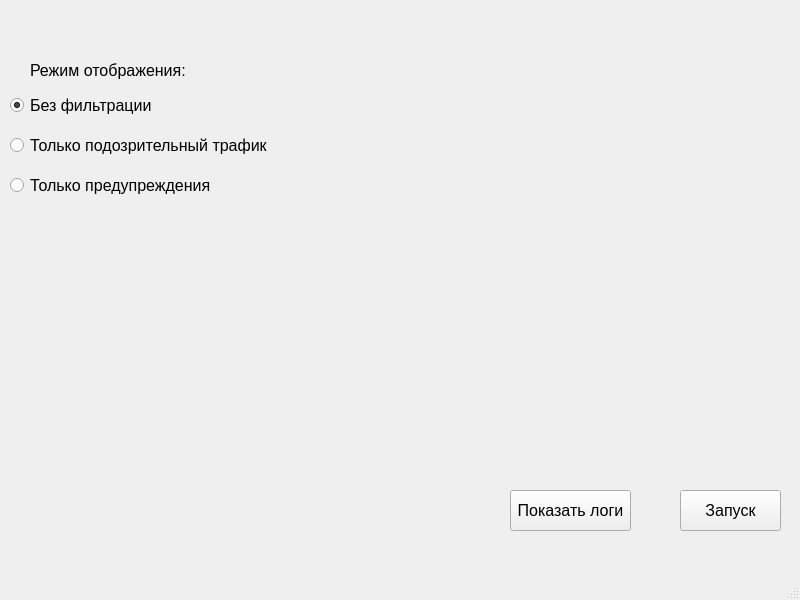
<?xml version="1.0" encoding="UTF-8"?>
<ui version="4.0">
 <class>MainWindow</class>
 <widget class="QMainWindow" name="MainWindow">
  <property name="geometry">
   <rect>
    <x>0</x>
    <y>0</y>
    <width>800</width>
    <height>600</height>
   </rect>
  </property>
  <property name="windowTitle">
   <string>MainWindow</string>
  </property>
  <widget class="QWidget" name="centralwidget">
   <widget class="QPushButton" name="pushButton">
    <property name="geometry">
     <rect>
      <x>680</x>
      <y>490</y>
      <width>101</width>
      <height>41</height>
     </rect>
    </property>
    <property name="font">
     <font>
      <pointsize>12</pointsize>
     </font>
    </property>
    <property name="text">
     <string>Запуск</string>
    </property>
   </widget>
   <widget class="QRadioButton" name="radioButton">
    <property name="geometry">
     <rect>
      <x>10</x>
      <y>90</y>
      <width>171</width>
      <height>31</height>
     </rect>
    </property>
    <property name="font">
     <font>
      <pointsize>12</pointsize>
     </font>
    </property>
    <property name="text">
     <string>Без фильтрации</string>
    </property>
    <property name="checked">
     <bool>true</bool>
    </property>
   </widget>
   <widget class="QRadioButton" name="radioButton_2">
    <property name="geometry">
     <rect>
      <x>10</x>
      <y>130</y>
      <width>271</width>
      <height>31</height>
     </rect>
    </property>
    <property name="font">
     <font>
      <pointsize>12</pointsize>
     </font>
    </property>
    <property name="text">
     <string>Только подозрительный трафик</string>
    </property>
    <property name="checked">
     <bool>false</bool>
    </property>
   </widget>
   <widget class="QLabel" name="label">
    <property name="geometry">
     <rect>
      <x>30</x>
      <y>60</y>
      <width>171</width>
      <height>21</height>
     </rect>
    </property>
    <property name="font">
     <font>
      <pointsize>12</pointsize>
     </font>
    </property>
    <property name="text">
     <string>Режим отображения:</string>
    </property>
   </widget>
   <widget class="QPushButton" name="pushButton_2">
    <property name="geometry">
     <rect>
      <x>510</x>
      <y>490</y>
      <width>121</width>
      <height>41</height>
     </rect>
    </property>
    <property name="font">
     <font>
      <pointsize>12</pointsize>
     </font>
    </property>
    <property name="text">
     <string>Показать логи</string>
    </property>
   </widget>
   <widget class="QRadioButton" name="radioButton_3">
    <property name="geometry">
     <rect>
      <x>10</x>
      <y>170</y>
      <width>271</width>
      <height>31</height>
     </rect>
    </property>
    <property name="font">
     <font>
      <pointsize>12</pointsize>
     </font>
    </property>
    <property name="text">
     <string>Только предупреждения</string>
    </property>
    <property name="checked">
     <bool>false</bool>
    </property>
   </widget>
  </widget>
  <widget class="QMenuBar" name="menubar">
   <property name="geometry">
    <rect>
     <x>0</x>
     <y>0</y>
     <width>800</width>
     <height>21</height>
    </rect>
   </property>
   <property name="cursor">
    <cursorShape>ArrowCursor</cursorShape>
   </property>
  </widget>
  <widget class="QStatusBar" name="statusbar">
   <property name="cursor">
    <cursorShape>ArrowCursor</cursorShape>
   </property>
  </widget>
 </widget>
 <resources/>
 <connections/>
</ui>
